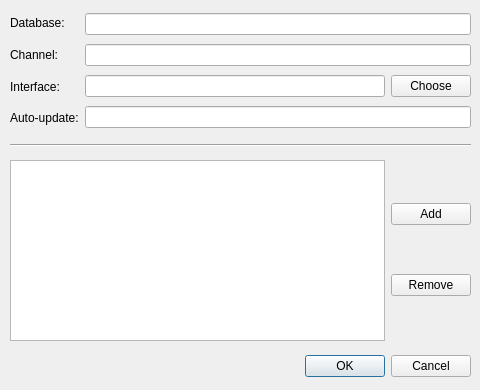
<?xml version="1.0" encoding="UTF-8"?>
<ui version="4.0">
 <class>Dialog</class>
 <widget class="QDialog" name="Dialog">
  <property name="geometry">
   <rect>
    <x>0</x>
    <y>0</y>
    <width>480</width>
    <height>390</height>
   </rect>
  </property>
  <property name="windowTitle">
   <string>Dialog</string>
  </property>
  <widget class="QDialogButtonBox" name="buttonBox">
   <property name="geometry">
    <rect>
     <x>10</x>
     <y>350</y>
     <width>461</width>
     <height>32</height>
    </rect>
   </property>
   <property name="orientation">
    <enum>Qt::Horizontal</enum>
   </property>
   <property name="standardButtons">
    <set>QDialogButtonBox::Cancel|QDialogButtonBox::Ok</set>
   </property>
  </widget>
  <widget class="QWidget" name="horizontalLayoutWidget">
   <property name="geometry">
    <rect>
     <x>10</x>
     <y>10</y>
     <width>461</width>
     <height>121</height>
    </rect>
   </property>
   <layout class="QHBoxLayout" name="horizontalLayout">
    <item>
     <layout class="QVBoxLayout" name="verticalLayout">
      <item>
       <widget class="QLabel" name="lbl_database">
        <property name="text">
         <string>Database:</string>
        </property>
       </widget>
      </item>
      <item>
       <widget class="QLabel" name="lbl_channel">
        <property name="text">
         <string>Channel:</string>
        </property>
       </widget>
      </item>
      <item>
       <widget class="QLabel" name="lbl_interface">
        <property name="text">
         <string>Interface:</string>
        </property>
       </widget>
      </item>
      <item>
       <widget class="QLabel" name="lbl_auto_update">
        <property name="text">
         <string>Auto-update:</string>
        </property>
       </widget>
      </item>
     </layout>
    </item>
    <item>
     <layout class="QVBoxLayout" name="verticalLayout_2">
      <item>
       <widget class="QLineEdit" name="ti_db_name"/>
      </item>
      <item>
       <widget class="QLineEdit" name="ti_channel"/>
      </item>
      <item>
       <layout class="QHBoxLayout" name="horizontalLayout_2">
        <item>
         <widget class="QLineEdit" name="ti_interface"/>
        </item>
        <item>
         <widget class="QPushButton" name="btn_choose_interface">
          <property name="text">
           <string>Choose</string>
          </property>
         </widget>
        </item>
       </layout>
      </item>
      <item>
       <widget class="QLineEdit" name="ti_auto_update"/>
      </item>
     </layout>
    </item>
   </layout>
  </widget>
  <widget class="Line" name="line">
   <property name="geometry">
    <rect>
     <x>10</x>
     <y>130</y>
     <width>461</width>
     <height>31</height>
    </rect>
   </property>
   <property name="orientation">
    <enum>Qt::Horizontal</enum>
   </property>
  </widget>
  <widget class="QWidget" name="horizontalLayoutWidget_3">
   <property name="geometry">
    <rect>
     <x>10</x>
     <y>160</y>
     <width>461</width>
     <height>181</height>
    </rect>
   </property>
   <layout class="QHBoxLayout" name="horizontalLayout_3">
    <item>
     <widget class="QListWidget" name="lv_domains"/>
    </item>
    <item>
     <layout class="QVBoxLayout" name="verticalLayout_4">
      <item>
       <widget class="QPushButton" name="btn_add_domain">
        <property name="text">
         <string>Add</string>
        </property>
       </widget>
      </item>
      <item>
       <widget class="QPushButton" name="btn_remove_domain">
        <property name="text">
         <string>Remove</string>
        </property>
       </widget>
      </item>
     </layout>
    </item>
   </layout>
  </widget>
 </widget>
 <tabstops>
  <tabstop>ti_channel</tabstop>
  <tabstop>ti_interface</tabstop>
  <tabstop>btn_choose_interface</tabstop>
  <tabstop>lv_domains</tabstop>
  <tabstop>btn_remove_domain</tabstop>
 </tabstops>
 <resources/>
 <connections>
  <connection>
   <sender>buttonBox</sender>
   <signal>accepted()</signal>
   <receiver>Dialog</receiver>
   <slot>accept()</slot>
   <hints>
    <hint type="sourcelabel">
     <x>248</x>
     <y>330</y>
    </hint>
    <hint type="destinationlabel">
     <x>157</x>
     <y>274</y>
    </hint>
   </hints>
  </connection>
  <connection>
   <sender>buttonBox</sender>
   <signal>rejected()</signal>
   <receiver>Dialog</receiver>
   <slot>reject()</slot>
   <hints>
    <hint type="sourcelabel">
     <x>316</x>
     <y>330</y>
    </hint>
    <hint type="destinationlabel">
     <x>286</x>
     <y>274</y>
    </hint>
   </hints>
  </connection>
 </connections>
</ui>
